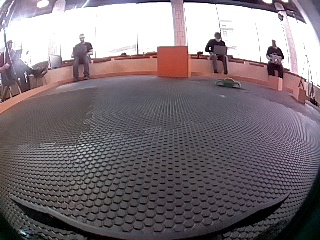
#> input picture walls_test/color_3.jpg, 320 x 240 px, given in place of the camera
$ python follow_green_test.py
#> lines starting #> are read from the running program, lines starting #| are printed output that depends on the picture
### common/video.py
#!/usr/bin/env python

'''
Video capture sample.

Sample shows how VideoCapture class can be used to acquire video
frames from a camera of a movie file. Also the sample provides
an example of procedural video generation by an object, mimicking
the VideoCapture interface (see Chess class).

'create_capture' is a convenience function for capture creation,
falling back to procedural video in case of error.

Usage:
    video.py [--shotdir <shot path>] [source0] [source1] ...'

    sourceN is an
     - integer number for camera capture
     - name of video file
     - synth:<params> for procedural video

Synth examples:
    synth:bg=lena.jpg:noise=0.1
    synth:class=chess:bg=lena.jpg:noise=0.1:size=640x480

Keys:
    ESC    - exit
    SPACE  - save current frame to <shot path> directory

'''

# Python 2/3 compatibility
from __future__ import print_function

import numpy as np
import cv2 as cv

import re

from numpy import pi, sin, cos

# local modules
import common
from common.render import TestSceneRender


class VideoSynthBase(object):
    # [14 lines left out: function __init__, not called in this run]

    def render(self, dst):
        pass

    # [15 lines left out: function read, not called in this run]

    def isOpened(self):
        return True

class Book(VideoSynthBase):
    # [11 lines left out: functions __init__, read, not called in this run]

class Cube(VideoSynthBase):
    def __init__(self, **kw):
        super(Cube, self).__init__(**kw)
        self.render = TestSceneRender(cv.imread(cv.samples.findFile('pca_test1.jpg')), deformation = True,  speed = 1)

    # [5 lines left out: function read, not called in this run]

class Chess(VideoSynthBase):
    # [45 lines left out: functions __init__, draw_quads, render, not called in this run]


classes = dict(chess=Chess, book=Book, cube=Cube)

presets = dict(
    empty = 'synth:',
    lena = 'synth:bg=lena.jpg:noise=0.1',
    chess = 'synth:class=chess:bg=lena.jpg:noise=0.1:size=640x480',
    book = 'synth:class=book:bg=graf1.png:noise=0.1:size=640x480',
    cube = 'synth:class=cube:bg=pca_test1.jpg:noise=0.0:size=640x480'
)


def create_capture(source = 0, fallback = presets['chess']):
    '''source: <int> or '<int>|<filename>|synth [:<param_name>=<value> [:...]]'
    '''
    source = str(source).strip()

    # Win32: handle drive letter ('c:', ...)
    source = re.sub(r'(^|=)([a-zA-Z]):([/\\a-zA-Z0-9])', r'\1?disk\2?\3', source)
    chunks = source.split(':')
    chunks = [re.sub(r'\?disk([a-zA-Z])\?', r'\1:', s) for s in chunks]

    source = chunks[0]
    try: source = int(source)
    except ValueError: pass
    params = dict( s.split('=') for s in chunks[1:] )

    cap = None
    if source == 'synth':
        Class = classes.get(params.get('class', None), VideoSynthBase)
        try: cap = Class(**params)
        except: pass
    else:
        cap = cv.VideoCapture(source)
        if 'size' in params:
            w, h = map(int, params['size'].split('x'))
            cap.set(cv.CAP_PROP_FRAME_WIDTH, w)
            cap.set(cv.CAP_PROP_FRAME_HEIGHT, h)
    if cap is None or not cap.isOpened():
        print('Warning: unable to open video source: ', source)
        if fallback is not None:
            return create_capture(fallback, None)
    return cap

# [30 lines that do not run on import are left out]

### playground/follow_green_test.py
import cv2
import numpy as np
import video

if __name__ == '__main__':
    def callback(*arg):
        print(arg)

cv2.namedWindow("result")

cap = video.create_capture(0)
hsv_min = np.array((53, 55, 147), np.uint8)
hsv_max = np.array((83, 160, 255), np.uint8)

color_yellow = (0, 255, 255)

while True:
    flag, img = cap.read()
#> img is the input picture: shape (240, 320, 3); mean B, G, R 120.4, 115, 124.6
    img = cv2.flip(img, 1)  # отражение кадра вдоль оси Y
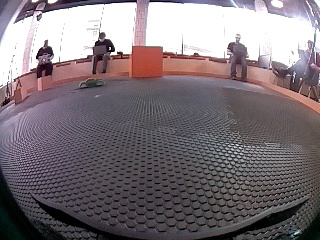
#> img: shape (240, 320, 3); mean B, G, R 120.4, 115, 124.6
    hsv = cv2.cvtColor(img, cv2.COLOR_BGR2HSV)
#> hsv: shape (240, 320, 3); mean H, S, V 105.9, 38.1, 127.4
    thresh = cv2.inRange(hsv, hsv_min, hsv_max)
#> thresh: shape (240, 320); every value is 0

    moments = cv2.moments(thresh, 1)
#> moments = moments, m00 0
    dM01 = moments['m01']
#> dM01 = 0
    dM10 = moments['m10']
#> dM10 = 0
    dArea = moments['m00']
#> dArea = 0

    if dArea > 100:
        x = int(dM10 / dArea)
        y = int(dM01 / dArea)
        cv2.circle(img, (x, y), 5, color_yellow, 2)
        cv2.putText(img, "%d-%d" % (x, y), (x + 10, y - 10),
                    cv2.FONT_HERSHEY_SIMPLEX, 1, color_yellow, 2)

    cv2.imshow('result', img)

    ch = cv2.waitKey(5)
#> (key Esc is pressed here)
    if ch == 27:
        break

cap.release()
cv2.destroyAllWindows()
